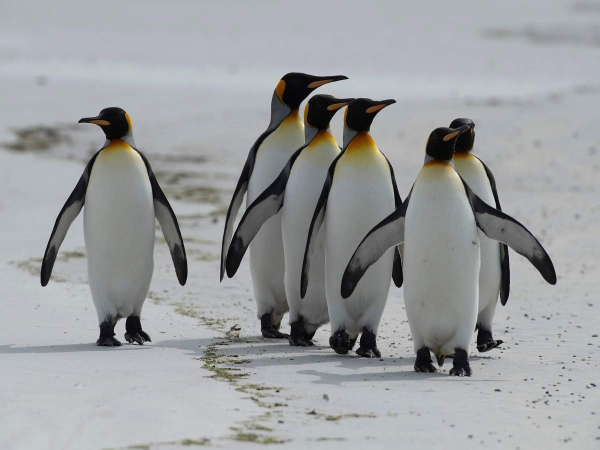
#> input picture penguin.jpg, 1200 x 900 px, found by its file name (shown at 1/2 size)
$ python 2.py
#> lines starting #> are read from the running program, lines starting #| are printed output that depends on the picture; after the words box and inside, x2 and y2 are one past the last pixel; in counts of white or black regions, pixels touching at a corner belong together
import cv2
import numpy as np

#Chapter 2:Basic Functions

img = cv2.imread(r"D:/ML/New folder/penguin.jpg")
#> img is the input picture: shape (900, 1200, 3); mean B, G, R 159.2, 157.3, 155.7

img = cv2.resize(img, (int(img.shape[1] / 2), int(img.shape[0] / 2)))
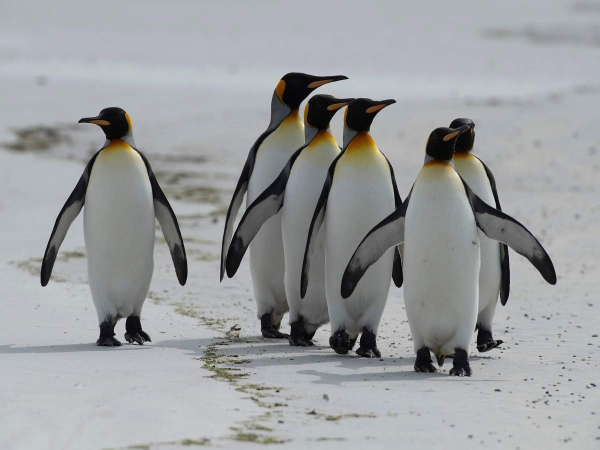
#> img: shape (450, 600, 3); mean B, G, R 159.3, 157.4, 155.9

kernel = np.ones((5, 5), np.uint8)

imgGray = cv2.cvtColor(img, cv2.COLOR_BGR2GRAY)
imgBlur = cv2.GaussianBlur(imgGray, (7, 7), 0)
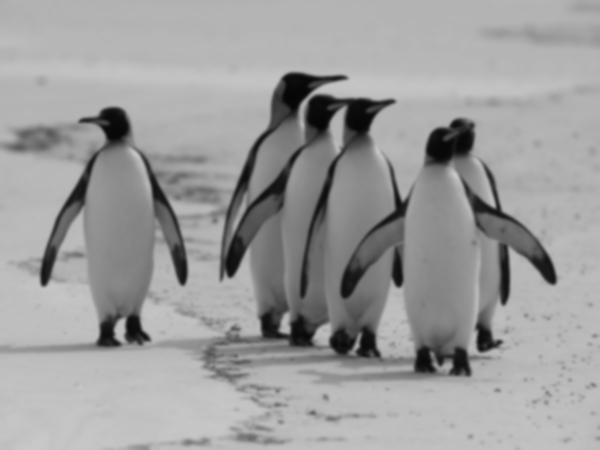
#> imgBlur: shape (450, 600); min 5, max 202, mean 157.1
imgCanny = cv2.Canny(img, 150, 200)
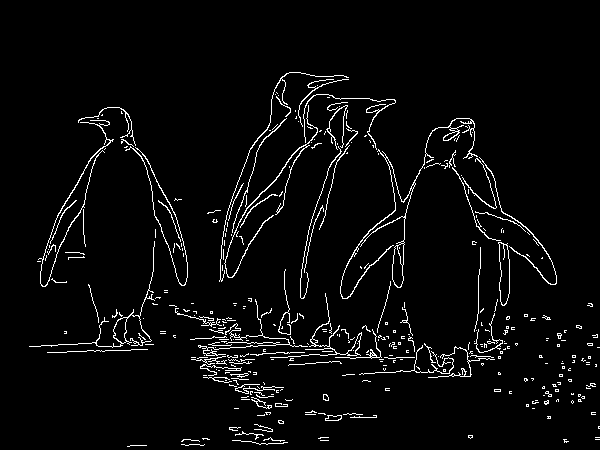
#> imgCanny: shape (450, 600); 3.9% white in thin lines or dots, all inside (x1, y1, x2, y2) = (29, 72, 600, 447)
imgDialation = cv2.dilate(imgCanny, kernel, iterations=1)
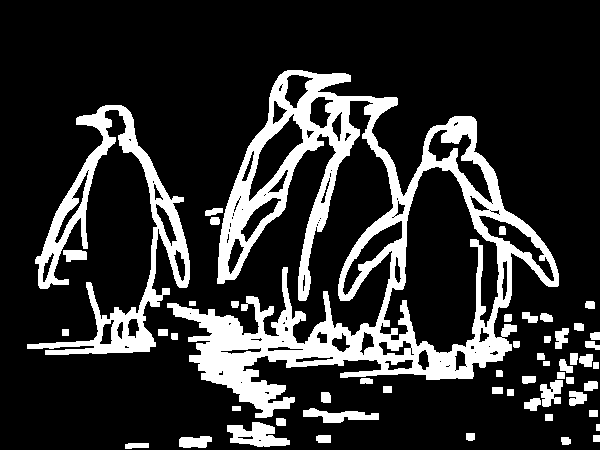
#> imgDialation: shape (450, 600); 18.6% white; 53 white regions, largest, box (x1, y1, x2, y2) and area: (167, 70, 559, 418) 34607, (27, 105, 190, 355) 9289, (227, 422, 290, 447) 955
imgEroded = cv2.erode(imgDialation, kernel, iterations=1)
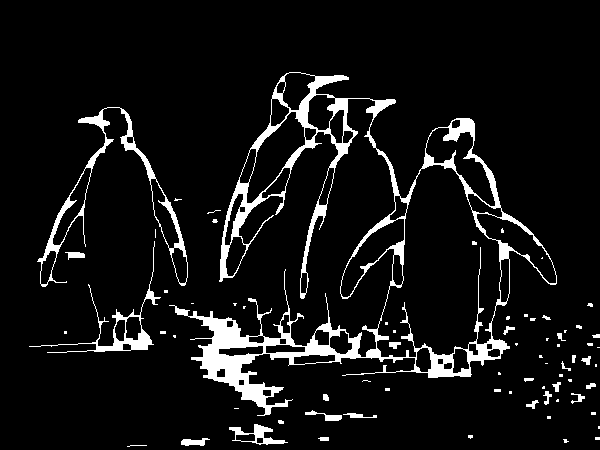
#> imgEroded: shape (450, 600); 7.6% white; 72 white regions (45 under 20 px), largest, box (x1, y1, x2, y2) and area: (169, 72, 557, 416) 15198, (37, 107, 188, 287) 2179, (29, 241, 161, 353) 1131

cv2.imshow("Grey", imgGray)
cv2.imshow("Blur", imgBlur)
cv2.imshow("Canny", imgCanny)
cv2.imshow("Dilation", imgDialation)
cv2.imshow("Erode",imgEroded)
cv2.waitKey(0)

$ run again, with starc.jpg copied over penguin.jpg
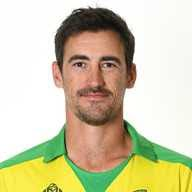
#> input picture starc.jpg, 192 x 192 px, found by its file name
#> img is the input picture: shape (192, 192, 3); mean B, G, R 167.7, 202, 208
#> img: shape (96, 96, 3)
#> `imgCanny = cv2.Canny(img, 150, 200)`:
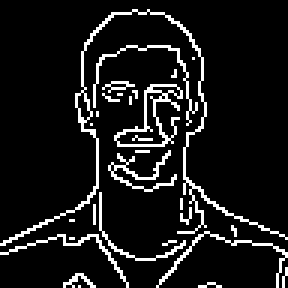
#> imgCanny: shape (96, 96) (shown 3 times larger); 9.6% white in thin lines or dots
#> imgDialation: shape (96, 96); 42% white; 3 white regions, box (x1, y1, x2, y2) and area: (0, 1, 96, 96) 3740, (19, 89, 34, 96) 86, (64, 92, 76, 96) 43
#> `imgEroded = cv2.erode(imgDialation, kernel, iterations=1)`:
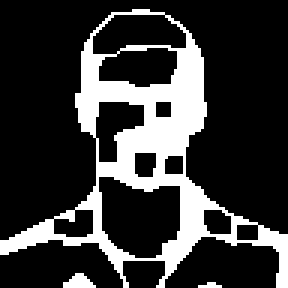
#> imgEroded: shape (96, 96) (shown 3 times larger); 21.7% white; 3 white regions (1 under 20 px), largest, box (x1, y1, x2, y2) and area: (0, 3, 96, 96) 1952, (21, 91, 32, 96) 36

$ run again, with Capture.PNG saved as penguin.jpg
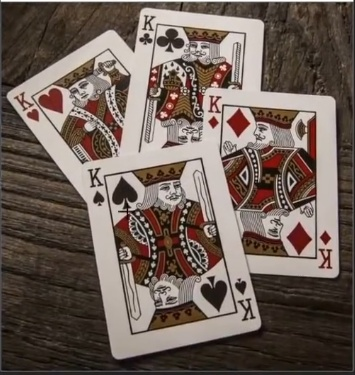
#> input picture Capture.PNG, 355 x 375 px, found by its file name
#> img is the input picture: shape (375, 355, 3); mean B, G, R 88.2, 96.4, 110.6
#> img: shape (187, 177, 3)
#> `imgCanny = cv2.Canny(img, 150, 200)`:
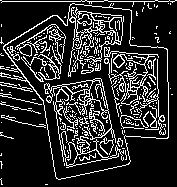
#> imgCanny: shape (187, 177); 17.5% white in thin lines or dots
#> imgDialation: shape (187, 177); 64.2% white; 58 black regions (42 under 20 px), largest, box (x1, y1, x2, y2) and area: (0, 4, 177, 187) 7684, (0, 4, 67, 41) 1338, (47, 105, 120, 176) 613
#> `imgEroded = cv2.erode(imgDialation, kernel, iterations=1)`:
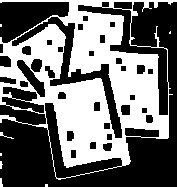
#> imgEroded: shape (187, 177); 43.3% white; 8 white regions (5 under 20 px), largest, box (x1, y1, x2, y2) and area: (0, 0, 177, 180) 14237, (0, 132, 14, 139) 24, (0, 178, 3, 187) 21
